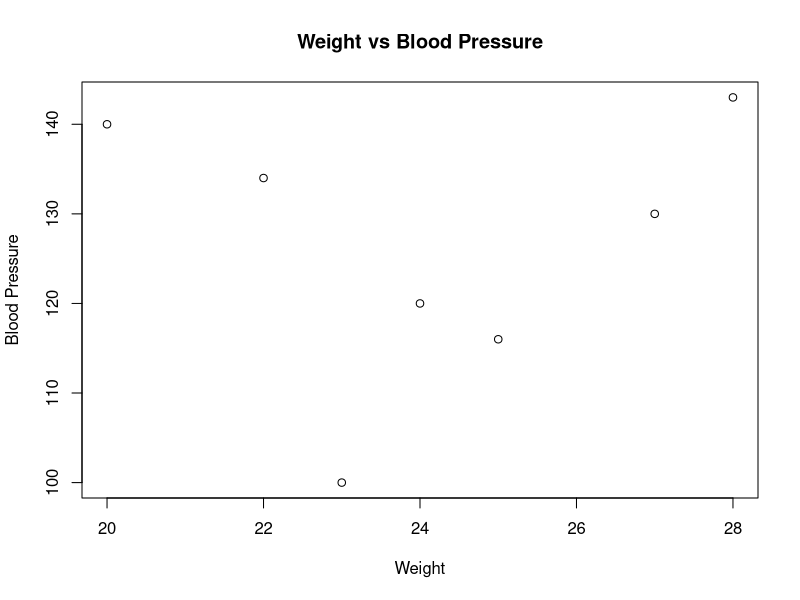
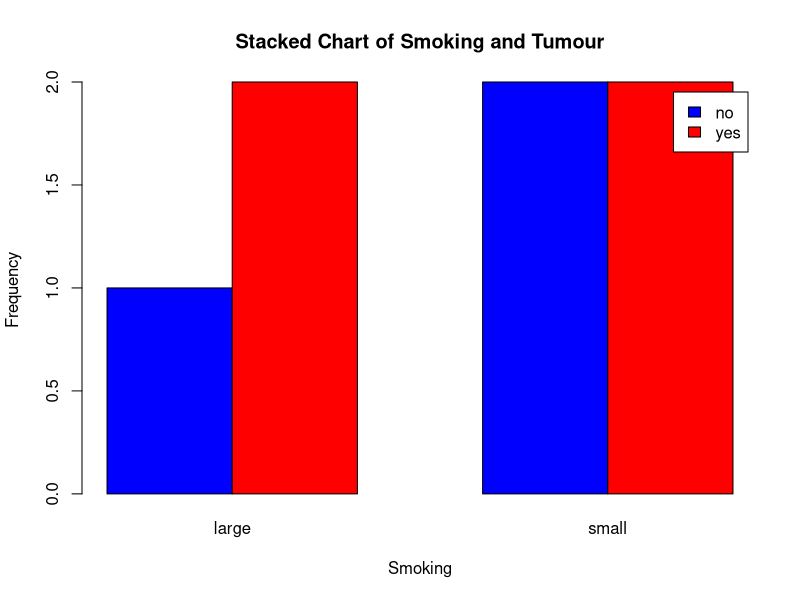

These figures' R source, in order:
# Creating the dataframe
data <- data.frame(
  id = c(1, 2, 3, 4, 5, 6, 7),
  weight = c(20, 27, 24, 22, 23, 25, 28),
  bp = c(140, 130, 120, 134, 100, 116, 143),
  locality = c("urban", "rural", "urban", "urban", "rural", "rural", "urban"),
  smoking = c("no", "yes", "no", "yes", "yes", "no", "yes"),
  tumour = c("small", "small", "large", "small", "large", "small", "large")
)

# Displaying the created dataframe
print(data)


# Plotting weight against blood pressure
plot(data$weight, data$bp, xlab = "Weight", ylab = "Blood Pressure", main = "Weight vs Blood Pressure")

# Creating a table for stacking
stacked_table <- table(data$smoking, data$tumour)

# Plotting stacked bar chart
barplot(stacked_table, beside = TRUE, legend = TRUE, col = c("blue", "red"), 
        main = "Stacked Chart of Smoking and Tumour", xlab = "Smoking", ylab = "Frequency")
